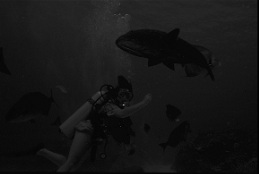
#> input picture assets/mergulhador.jpg, 259 x 174 px, found by its file name
$ python HistEql.py
#> lines starting #> are read from the running program, lines starting #| are printed output that depends on the picture
import numpy as np
import cv2

path = "mergulhador.jpg"
imgSrc = cv2.imread(path,0)
#> imgSrc is the input picture: shape (174, 259); min 0, max 113, mean 21.5
img = imgSrc

window_name_src = ('Src Image')
window_name = ('Histogram Equalization')

cv2.imshow(window_name_src,imgSrc)

a = np.zeros((256,),dtype=np.float16)
b = np.zeros((256,),dtype=np.float16)

height,width=img.shape
#> height = 174; width = 259

# Finding histogram
for i in range(width):
    for j in range(height):
        g = img[j,i]
        a[g] = a[g]+1
#> after the loop, a = 256 values, max 2048 at index 9, min 0 at index 59, mean 174.6

# Applying Histogram Equalization
tmp = 1.0/(height*width)
#> tmp = 2.22e-05
b = np.zeros((256,),dtype=np.float16)

for i in range(256):
    for j in range(i+1):
        b[i] += a[j] * tmp;
    b[i] = round(b[i] * 255);
#> after the loop, b = 256 values from 0 to 253

b=b.astype(np.uint8)

# Re-map values into image
for i in range(width):
    for j in range(height):
        g = img[j,i]
        img[j,i]= b[g]
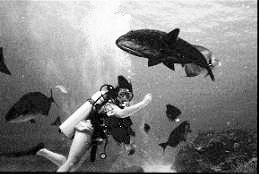
#> img: shape (174, 259); min 0, max 253, mean 129.5


cv2.imshow(window_name,img)
cv2.waitKey(0)
cv2.destroyAllWindows()

$ run again, with assets/Capturar.JPG copied over assets/mergulhador.jpg
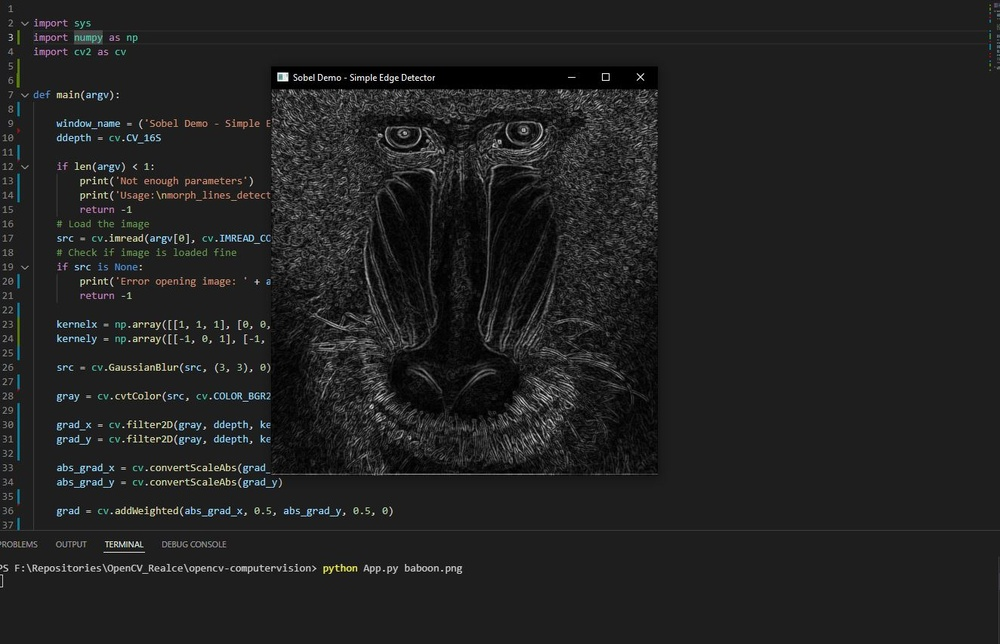
#> input picture assets/Capturar.JPG, 1000 x 644 px, shrunk from 1324 x 853 before the run, found by its file name
#> after the loop `for i in range(width):`: a = 256 values, max 2048 at index 0, min 0 at index 243, mean 615.5
#> after the loop `for i in range(256):`: b = 256 values from 1 to 62
#> after the loop `for i in range(width):`:
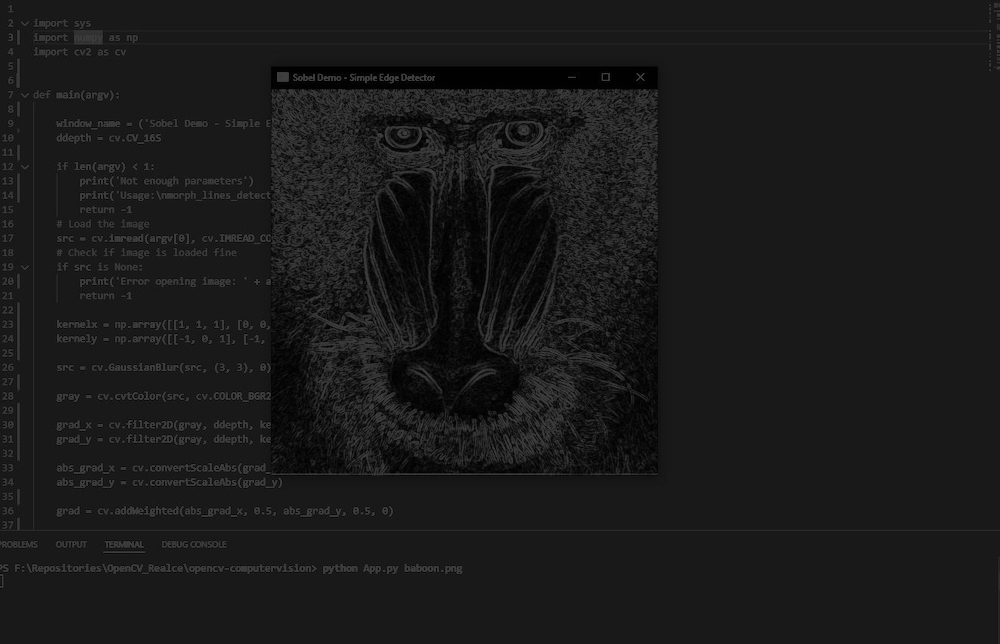
#> img: shape (644, 1000); min 1, max 62, mean 25.9
